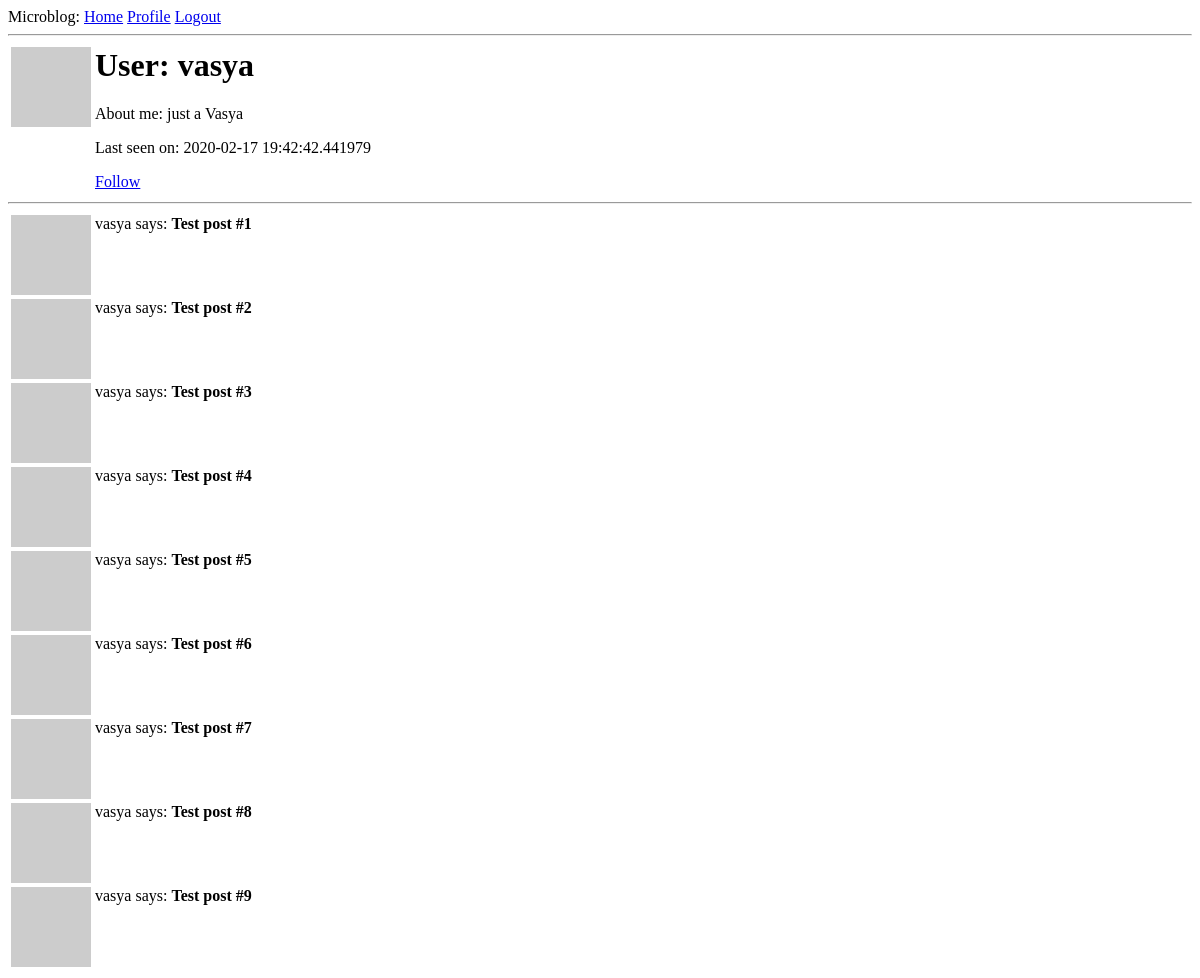
Page /user/vasya (signed in) on the earlier database version.
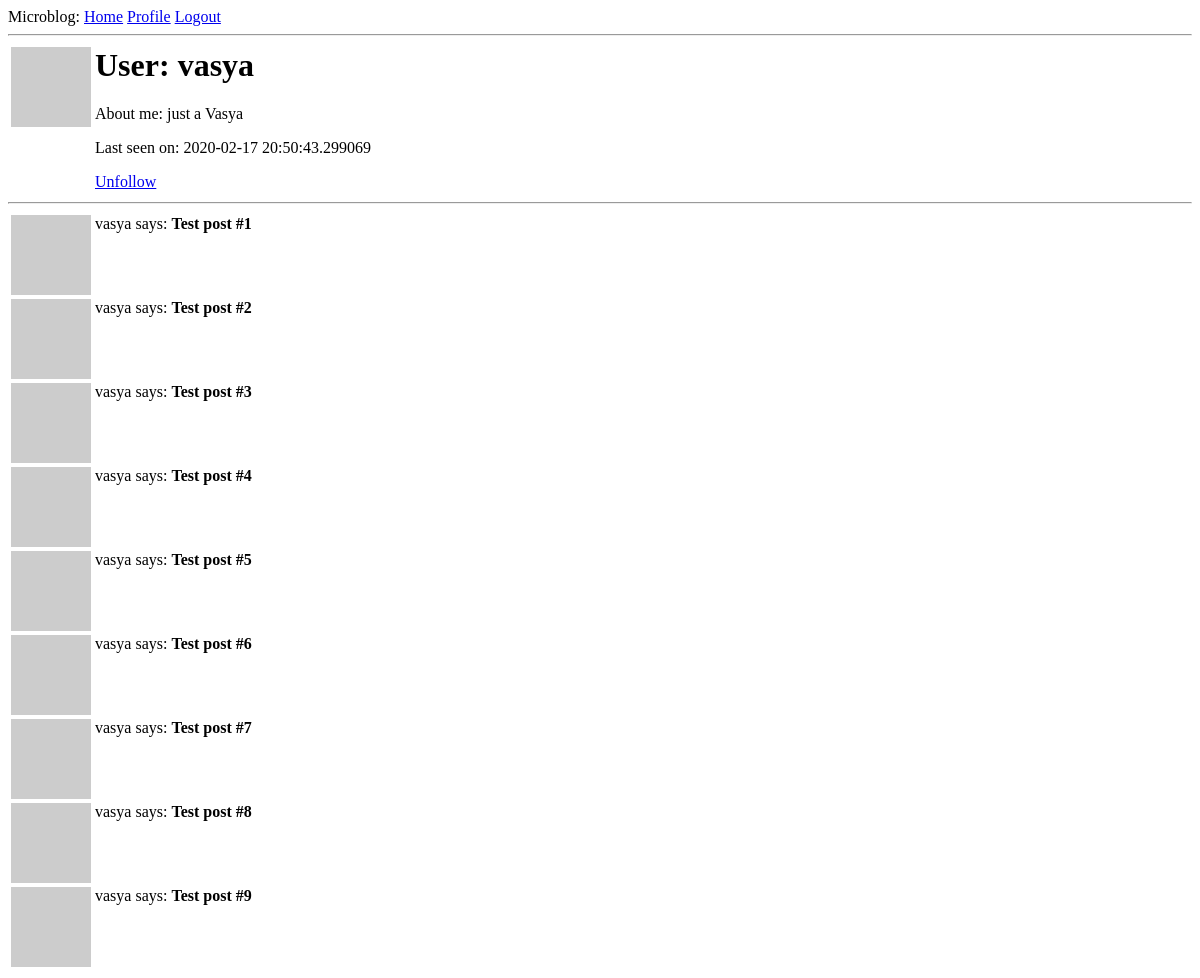
Same page on the later database version.
### app/models.py (models this page shows, shortened)
class User(UserMixin, db.Model):
    id = db.Column(db.Integer, primary_key=True)
    username = db.Column(db.String(64), index=True, unique=True)
    email = db.Column(db.String(120), index=True, unique=True)
    password_hash = db.Column(db.String(128))
    posts = db.relationship('Post', backref='author', lazy='dynamic')
    about_me = db.Column(db.String(140))
    last_seen = db.Column(db.DateTime, default=datetime.utcnow)
    followed = db.relationship(
        'User', secondary='followers',
        primaryjoin=(followers.c.follower_id == id),
        secondaryjoin=(followers.c.followed_id == id),
        backref=db.backref('followers', lazy='dynamic'), lazy='dynamic')
    def avatar(self, size):
        digest = md5(self.email.lower().encode('utf-8')).hexdigest()
        return f'https://www.gravatar.com/avatar/{digest}?d=identicon&s={size}'
    def is_following(self, user):
        return self.followed.filter(followers.c.followed_id == user.id).count() > 0

class Post(db.Model):
    id = db.Column(db.Integer, primary_key=True)
    body = db.Column(db.String(140))
    timestamp = db.Column(db.DateTime, index=True, default=datetime.utcnow)
    user_id = db.Column(db.Integer, db.ForeignKey('user.id'))

### app/routes.py (the view)
@app.route('/user/<username>')
@login_required
def user(username):
    user = User.query.filter_by(username=username).first_or_404()
    posts = user.posts.all()
    about_me = user.about_me
    print('DEBUG:', about_me)
    return render_template('user.html', user=user, posts=posts)

### app/models.py (called while the page is built)
@login.user_loader
def load_user(id):
    return User.query.get(int(id))

### app/routes.py (called while the page is built)
@app.before_request
def before_request():
    if current_user.is_authenticated:
        current_user.last_seen = datetime.utcnow()
        db.session.commit()

### app/templates/user.html
{% extends "base.html" %}
{% block content %}
  <table>
    <tr valign="top">
      <td><img src="{{ user.avatar(128) }}"</td>
      <td>
        <h1>User: {{ user.username }}</h1>
        {%  if user.about_me %}<p>About me: {{ user.about_me }}</p>{% endif %}
        {%  if user.last_seen %}<p>Last seen on: {{ user.last_seen }}</p>{% endif %}
        {% if user == current_user %}
          <p><a href="{{ url_for('edit_profile') }}">Edit your profile</a></p>
        {% elif not current_user.is_following(user) %}
          <p><a href="{{ url_for('follow', username=user.username) }}">Follow</a></p>
        {% else %}
          <p><a href="{{ url_for('unfollow', username=user.username) }}">Unfollow</a></p>
        {% endif %}
      </td>
    </tr>
  </table>
  <hr>
  <table>
    {% for post in posts %}
      {% include "_post.html" %}
    {% endfor %}
  </table>
{% endblock %}

### app/templates/base.html (shortened to what this page needs)
<html>
  <head>
  </head>
  <body>
     <div>
       Microblog:
       <a href="{{ url_for('index') }}">Home</a>
       {% if current_user.is_anonymous %}
         <a href="{{ url_for('login') }}">Login</a>
       {% else %}
         <a href="{{ url_for('user', username=current_user.username) }}">Profile</a>
         <a href="{{ url_for('logout') }}">Logout</a>
       {% endif %}
     </div>
     <hr>
     {% block content %}{% endblock %}
   </body>
</html>

### app/templates/_post.html
<tr valign="top">
  <td><img src="{{ post.author.avatar(36) }}"></td>
  <td>{{ post.author.username }} says: <b>{{ post.body }}</b></td>
</tr>

Differences in the rows shown:
changed User "vasya": last_seen "2020-02-17 19:42:42.441979" → "2020-02-17 20:50:43.299069"
Other differences:
text no longer shown: "Follow"
text now shown: "Unfollow"
